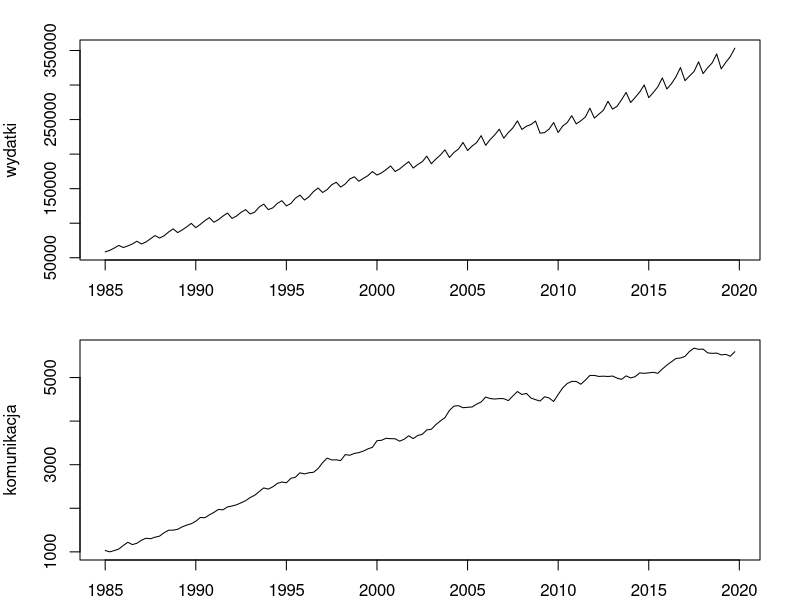
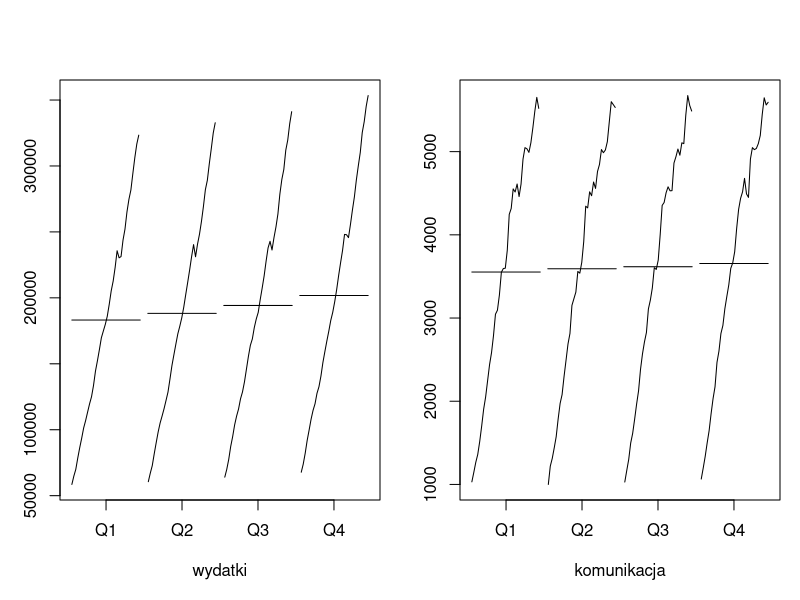
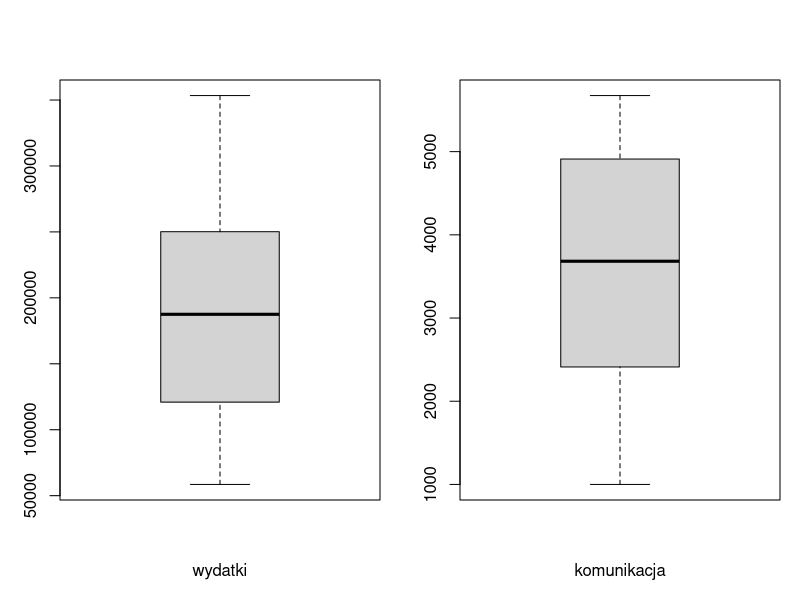
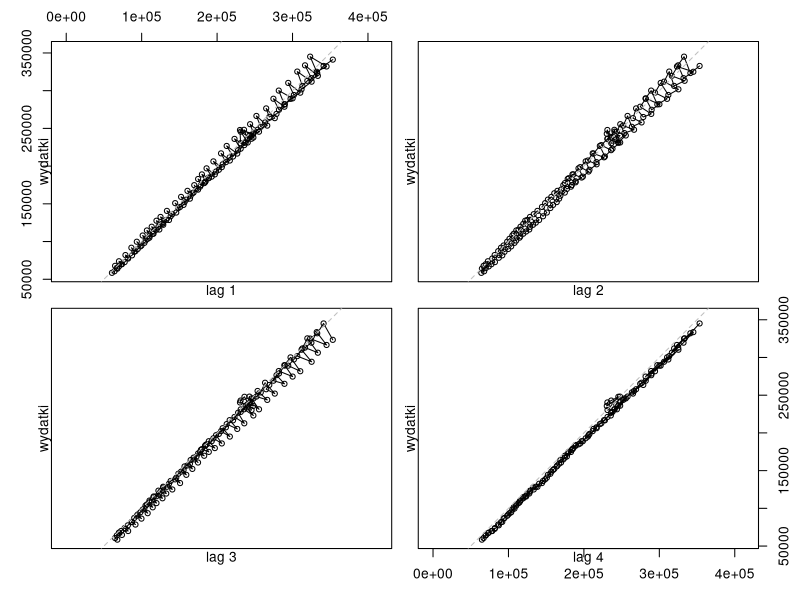
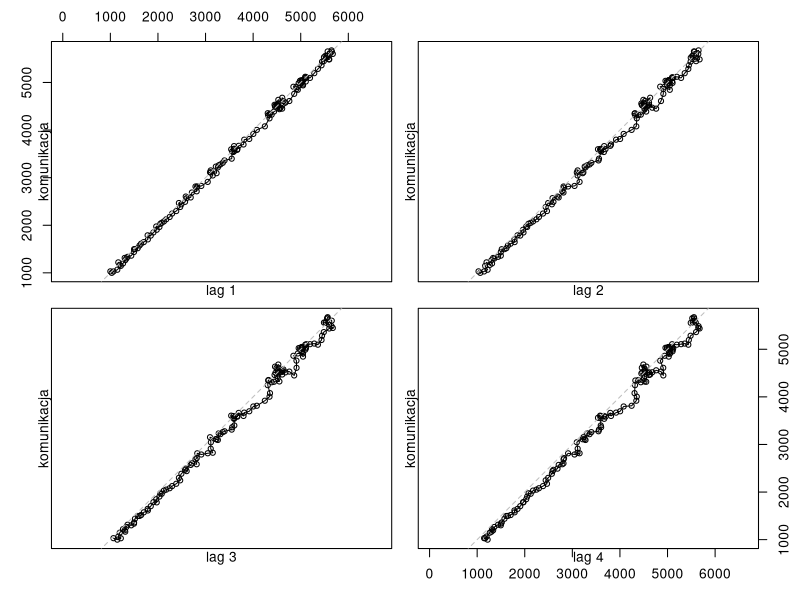
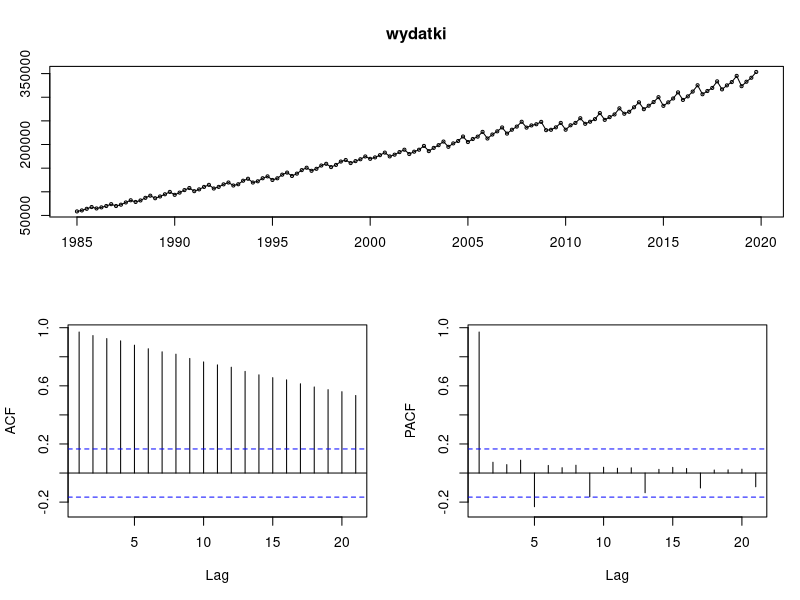
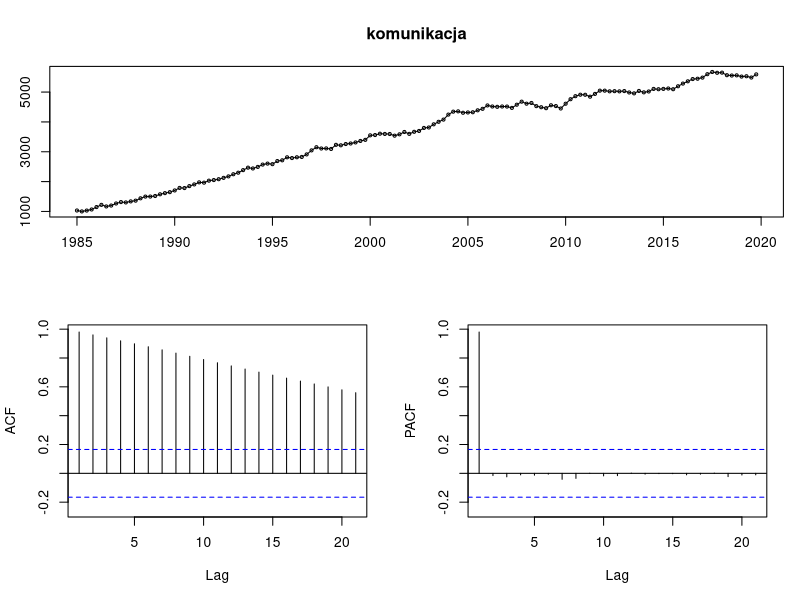
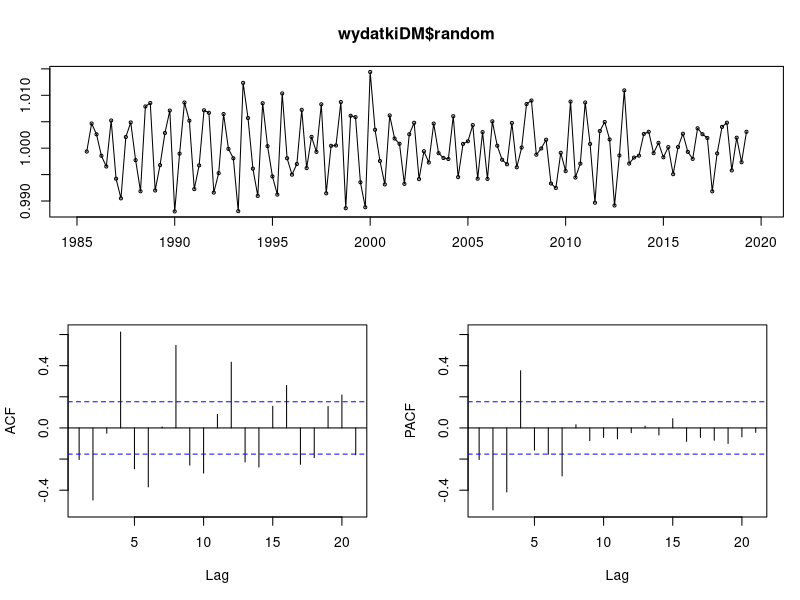

Here is the R script that generated these plots, in order:
## ---- chunk 1
library(knitr)
knitr::opts_chunk$set(cache = TRUE)
## ---- chunk 2
library(forecast)
## ---- chunk 3
wydatki <- ts(read.csv('wydatki.csv',
                          skip=43,
                          col.names = c("q", "v"))$v,
                 start = c(1985, 01),
                 frequency = 4)
komunikacja <- ts(read.csv('komunikacja.csv',
                          skip=43,
                          col.names = c("q", "v"))$v,
                 start = c(1985, 01),
                 frequency = 4)
wydatki <- window(wydatki, start = start(wydatki), end = c(2019, 04))
komunikacja <- window(komunikacja, start = start(komunikacja), end = c(2019, 04))
## ---- chunk 4
par(mfrow=c(2,1), mar=c(2,4,2,2))
plot(wydatki)
plot(komunikacja)
## ---- chunk 5
par(mfrow = c(1,2), mar=c(5,3,4,1))
monthplot(wydatki, ylab = NA, xlab = "wydatki")
monthplot(komunikacja, ylab = NA, xlab = "komunikacja")
## ---- chunk 6
par(mfrow = c(1,2))
boxplot(wydatki, xlab="wydatki")
boxplot(komunikacja, xlab="komunikacja")
## ---- chunk 7
lag.plot(wydatki, lags = 4, labels = F)
## ---- chunk 8
lag.plot(komunikacja, lags = 4, labels = F)
## ---- chunk 9
tsdisplay(wydatki)
## ---- chunk 10
tsdisplay(komunikacja)
## ---- chunk 11
wydatkiDM <- decompose(wydatki, type = "multiplicative")
tsdisplay(wydatkiDM$random)
## ---- chunk 12
wydatkiDA <- decompose(wydatki, type = "additive")
tsdisplay(wydatkiDA$random)
## ---- chunk 13
komunikacjaDM <- decompose(komunikacja, type = "multiplicative")
tsdisplay(komunikacjaDM$random)
## ---- chunk 14
komunikacjaDA <- decompose(komunikacja, type = "additive")
tsdisplay(komunikacjaDA$random)
## ---- chunk 15
wydatkiL <- BoxCox(wydatki, BoxCox.lambda(wydatki))

tsdisplay(wydatkiL)
## ---- chunk 16
komunikacjaL <- BoxCox(komunikacja, BoxCox.lambda(komunikacja))
tsdisplay(komunikacjaL)
## ---- chunk 17
wydatkiL.1 <-diff(wydatkiL, lag=1)
tsdisplay(wydatkiL.1)
## ---- chunk 18
wydatkiL.1.4 <-diff(wydatkiL.1, lag=4)
tsdisplay(wydatkiL.1.4)
## ---- chunk 19
komunikacjaL.1 <-diff(komunikacjaL, lag=1)
tsdisplay(komunikacjaL.1)
## ---- chunk 20
par(mfrow=c(2,1))
Pacf(wydatkiL.1.4, lag.max = 40)
Pacf(komunikacjaL.1, lag.max = 40)
## ---- chunk 21
ar(wydatkiL.1.4, order.max = 24, aic = T, method = "yule-walker")
ar(komunikacjaL.1, order.max = 28, aic = T, method = "yule-walker")
## ---- chunk 22
Arima(wydatkiL.1.4, order = c(5, 0, 0))
## ---- chunk 23
par(mfrow=c(2,1))
Acf(wydatkiL.1.4, lag.max = 40)
Acf(komunikacjaL.1, lag.max = 40)
## ---- chunk 24
Arima(wydatkiL.1.4, order = c(0,0,4))
Arima(komunikacjaL.1, order = c(0,0,8))
## ---- chunk 25
(wydatki.auto <- auto.arima(wydatkiL.1.4))
(komunikacja.auto <- auto.arima(komunikacjaL.1))
## ---- chunk 26
wydatki.mean.forecast <- meanf(wydatki, h = 12)
komunikacja.mean.forecast <- meanf(komunikacja, h = 12)

par(mfrow=c(2,1))
plot(wydatki.mean.forecast)
plot(komunikacja.mean.forecast)
## ---- chunk 27
wydatki.naive.forecast <- naive(wydatki, h = 12)
komunikacja.naive.forecast <- naive(komunikacja, h = 12)

par(mfrow=c(2,1))
plot(wydatki.naive.forecast)
plot(komunikacja.naive.forecast)
## ---- chunk 28
wydatki.snaive.forecast <- snaive(wydatki, h = 12)
komunikacja.snaive.forecast <- snaive(komunikacja, h = 12)

par(mfrow=c(2,1))
plot(wydatki.snaive.forecast)
plot(komunikacja.snaive.forecast)
## ---- chunk 29
wydatki.rwf.forecast <- rwf(wydatki, h = 12, drift = T)
komunikacja.rwf.forecast <- rwf(komunikacja, h = 12, drift = T)

par(mfrow=c(2,1))
plot(wydatki.rwf.forecast)
plot(komunikacja.rwf.forecast)
